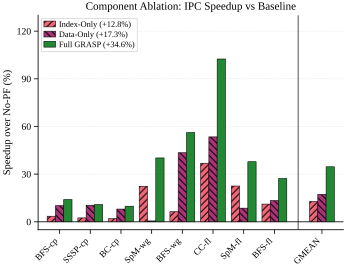

Here is the Python script that generated this plot:
#!/usr/bin/env python3
"""
Round 4 §5.4 Layout C (ablation panel): single-column component ablation.

Single grouped bar chart, x = 8 representative workloads + GMEAN, three
schemes per workload:
  - Index-Only  (IPU only, no DPU)
  - Data-Only   (DPU only, no IPU)
  - Full GRASP  (this work — IPU + DPU + Throttle)

This is the companion to proto_r4_54_C_sens.py — together they form Layout C
of §5.4 by separating sensitivity (1x3 row) from ablation (1x1 single column),
trading composite-figure cost for paragraph-level placement flexibility.

Round 4 visual rules:
  - PALETTE_TOL_BRIGHT (greens/reds/purples) — no blue/orange
  - HATCHES_DENSE for B&W readability
  - GRASP / Full GRASP = green palette[0] + solid HATCHES_DENSE[0]
  - Single panel — no subplot label needed
  - Tight y-axis with the GMEAN bar separator
  - Path depth: parents[5]
"""
from __future__ import annotations
import sys
from pathlib import Path
import numpy as np

# round4/ is 5 levels deep from repo root
_REPO = Path(__file__).resolve().parents[5]
sys.path.insert(0, str(_REPO / "ima_plan/07_paper_outline/plot_style"))
from plot_util import (  # noqa: E402
    apply_style, figsize_col, save_fig,
    PALETTE_TOL_BRIGHT, HATCHES_DENSE,
)

apply_style()
import matplotlib.pyplot as plt  # noqa: E402
from matplotlib.patches import Patch  # noqa: E402


# ── 8 Representative Workloads ───────────────────────────────────────────────
WORKLOADS = [
    "bfs_cit_dir", "sssp_cit_dir", "bc_cit_dir", "spmv_web_sym",
    "bfs_web_sym", "cc_flickr_sym", "spmv_flickr_sym", "bfs_flickr_sym",
]
SHORT = ["BFS-cp", "SSSP-cp", "BC-cp", "SpM-wg",
         "BFS-wg", "CC-fl", "SpM-fl", "BFS-fl"]


# ── Baseline IPC ─────────────────────────────────────────────────────────────
BASELINE_IPC = {
    "bfs_cit_dir":     5.3349,
    "sssp_cit_dir":    5.9499,
    "bc_cit_dir":      95.2826,
    "spmv_web_sym":    129.6846,
    "bfs_web_sym":     7.3528,
    "cc_flickr_sym":   46.8674,
    "spmv_flickr_sym": 79.2566,
    "bfs_flickr_sym":  9.7943,
}


# ── Exp-A: Component Ablation IPC (Index-Only, Data-Only, Full GRASP) ───────
ABLATION_IPC = {
    "bfs_cit_dir":     (5.5220,   5.8772,   6.0830),
    "sssp_cit_dir":    (6.0955,   6.5705,   6.5949),
    "bc_cit_dir":      (97.1852,  102.9133, 104.6244),
    "spmv_web_sym":    (158.6675, 130.3898, 181.8048),
    "bfs_web_sym":     (7.8197,   10.5485,  11.4819),
    "cc_flickr_sym":   (64.1420,  71.9062,  94.8873),
    "spmv_flickr_sym": (97.0964,  86.0611,  109.2283),
    "bfs_flickr_sym":  (10.8845,  11.1063,  12.4611),
}


# ── Helpers ─────────────────────────────────────────────────────────────────
def ipc_to_speedup_pct(ipc, base):
    return (ipc - base) / base * 100.0


def gmean_pct(arr):
    """Geometric mean of (1+x/100) - 1, in percentage points."""
    ratios = 1.0 + arr / 100.0
    return (float(np.exp(np.mean(np.log(ratios)))) - 1.0) * 100.0


# Build per-scheme arrays in WORKLOAD order
ablation_pct = {
    wl: tuple(ipc_to_speedup_pct(v, BASELINE_IPC[wl])
              for v in ABLATION_IPC[wl])
    for wl in WORKLOADS
}
index_only = np.array([ablation_pct[wl][0] for wl in WORKLOADS])
data_only  = np.array([ablation_pct[wl][1] for wl in WORKLOADS])
full_grasp = np.array([ablation_pct[wl][2] for wl in WORKLOADS])

gm_index = gmean_pct(index_only)
gm_data  = gmean_pct(data_only)
gm_full  = gmean_pct(full_grasp)

# Append GMEAN as last x-column
index_all = np.append(index_only, gm_index)
data_all  = np.append(data_only,  gm_data)
full_all  = np.append(full_grasp, gm_full)
labels_all = SHORT + ["GMEAN"]


# ── Build Figure (single-column, slightly taller) ───────────────────────────
fig, ax = plt.subplots(
    figsize=figsize_col(aspect=0.78),  # ~3.5 x 2.7
    constrained_layout=True,
)

GMEAN_GAP = 0.55
n_total = len(labels_all)
x = np.arange(n_total, dtype=float)
x[-1] += GMEAN_GAP

bar_w = 0.27
n_groups = 3

schemes = [
    ("Index-Only", index_all, PALETTE_TOL_BRIGHT[1], HATCHES_DENSE[1]),  # red
    ("Data-Only",  data_all,  PALETTE_TOL_BRIGHT[2], HATCHES_DENSE[2]),  # purple
    ("Full GRASP", full_all,  PALETTE_TOL_BRIGHT[0], HATCHES_DENSE[0]),  # green solid
]

for i, (label, vals, color, hatch) in enumerate(schemes):
    offset = (i - (n_groups - 1) / 2) * bar_w
    ax.bar(
        x + offset, vals, bar_w,
        color=color, hatch=hatch,
        edgecolor="black", linewidth=0.4,
        label=label, zorder=3,
    )

ax.axhline(0, color="black", linewidth=0.6, zorder=2)

# GMEAN separator
gmean_sep_x = (len(SHORT) - 1) + (1 + GMEAN_GAP) / 2.0
ax.axvline(gmean_sep_x, color="black", linestyle="-",
           linewidth=0.7, alpha=0.7, zorder=1)

# Tight y-axis: data range -1 to 102%, leave headroom for legend
ax.set_ylim(-5, 130)
ax.set_yticks([0, 30, 60, 90, 120])

ax.set_xticks(x)
ax.set_xticklabels(labels_all, rotation=45, ha="right", fontsize=6.5)
ax.set_ylabel("Speedup over No-PF (%)", fontsize=7.5)
ax.tick_params(axis="y", labelsize=7)
ax.set_xlim(-0.7, x[-1] + 0.7)

# Legend with inline GMEANs
legend_patches = [
    Patch(facecolor=PALETTE_TOL_BRIGHT[1], edgecolor="black",
          hatch=HATCHES_DENSE[1], linewidth=0.4,
          label=f"Index-Only ({gm_index:+.1f}%)"),
    Patch(facecolor=PALETTE_TOL_BRIGHT[2], edgecolor="black",
          hatch=HATCHES_DENSE[2], linewidth=0.4,
          label=f"Data-Only ({gm_data:+.1f}%)"),
    Patch(facecolor=PALETTE_TOL_BRIGHT[0], edgecolor="black",
          hatch=HATCHES_DENSE[0], linewidth=0.4,
          label=f"Full GRASP ({gm_full:+.1f}%)"),
]
ax.legend(
    handles=legend_patches, ncol=1, fontsize=6.0,
    loc="upper left", bbox_to_anchor=(0.0, 1.0),
    frameon=True, framealpha=0.92,
    handlelength=1.4, columnspacing=0.9,
    handletextpad=0.4, labelspacing=0.3,
    borderaxespad=0.4,
)

# Axis title (single panel — no subplot label needed)
ax.set_title("Component Ablation: IPC Speedup vs Baseline",
             fontsize=8, pad=4)


# ── Save ────────────────────────────────────────────────────────────────────
out_dir = Path(__file__).resolve().parent
save_fig(fig, "proto_r4_54_C_abl", out_dir)
plt.close(fig)


# ── Console summary ─────────────────────────────────────────────────────────
print("=== Round 4 §5.4 Layout C (ablation panel) — single column ===")
print()
print("Per-workload speedup (%):")
print(f"  {'Workload':<10s}  {'Index':>8s}  {'Data':>8s}  {'Full':>8s}  Synergy")
for wl, sl in zip(WORKLOADS, SHORT):
    iv, dv, fv = ablation_pct[wl]
    syn = fv - iv - dv
    print(f"  {sl:<10s}  {iv:+7.1f}%  {dv:+7.1f}%  {fv:+7.1f}%  {syn:+5.1f}pp")
print()
print(f"GMEAN (geometric):")
print(f"  Index-Only  {gm_index:+6.2f}%")
print(f"  Data-Only   {gm_data:+6.2f}%")
print(f"  Full GRASP  {gm_full:+6.2f}%")
print(f"  Sum (I+D)   {gm_index + gm_data:+6.2f}%   "
      f"(super-additive: {gm_full > gm_index + gm_data})")
print()
print(f"Saved to {out_dir}/proto_r4_54_C_abl.{{pdf,svg}}")
